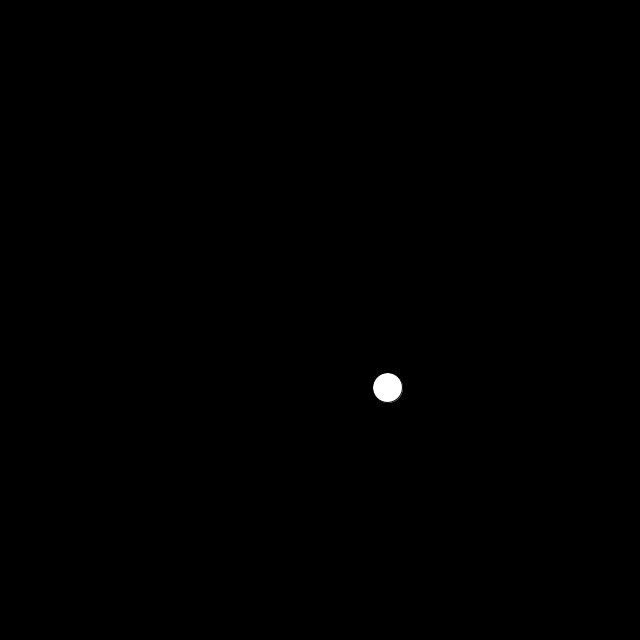
Frame 1 (no input)
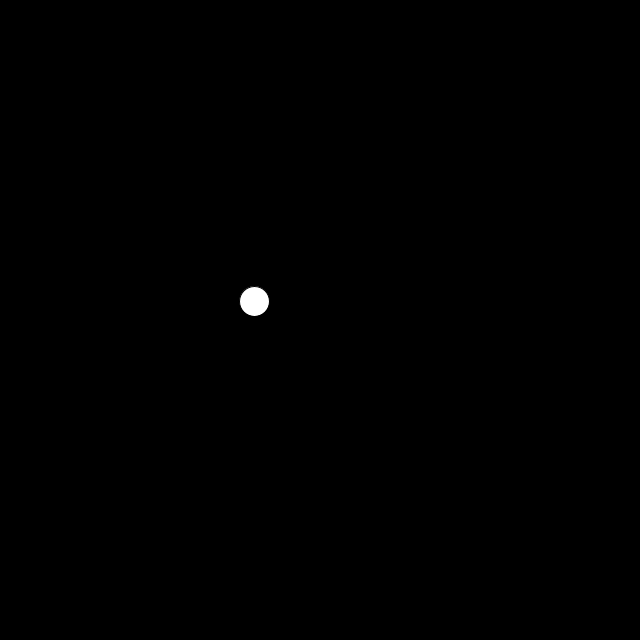
Frame 60 (the mouse pressed at the canvas centre just before this capture)
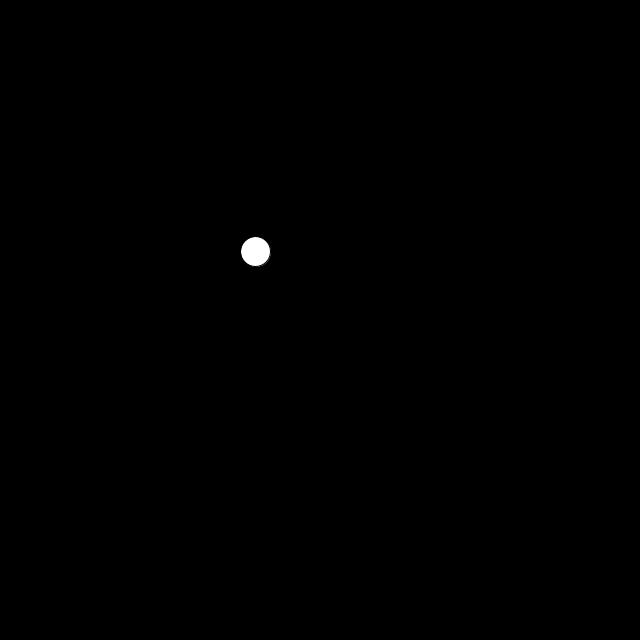
Frame 120 (the mouse held since frame 60 and released just before this capture)

The Processing sketch that drew these frames (run headless with seeded random() and noise(); from frame 60 on, the mouse is pressed at the canvas centre):

// Processing sketch: inclass_noise
// ── inclass_noise.pde
float xOff = 0;
float yOff = 0;

void setup() {
  size(640, 640);
}

void draw() {
  background(0);
  float x = width * noise(xOff);
  float y = height * noise(yOff);
  
  xOff += .01;
  yOff += .005;

  ellipse(x, y, 30, 30);
}
